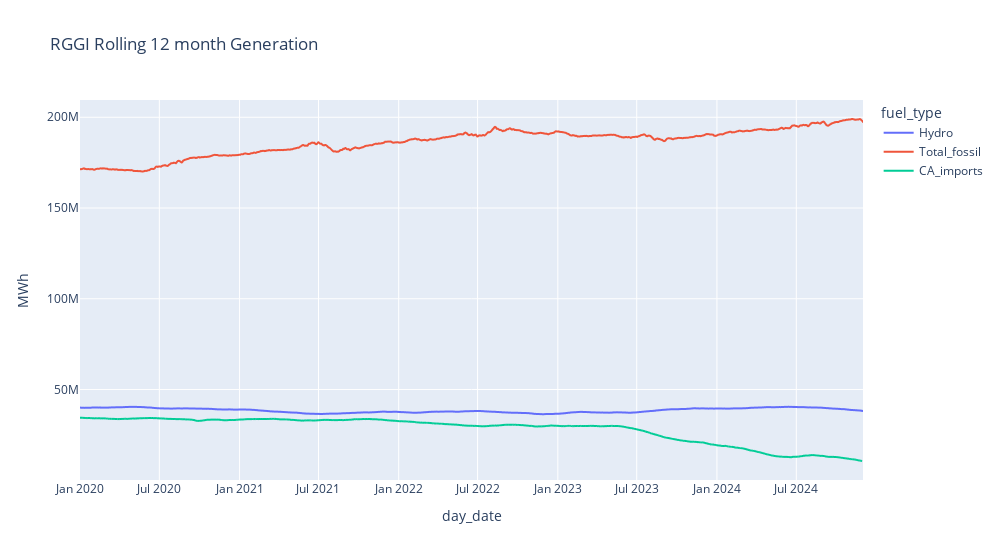

The cell this chart's notebook holds for it:
### Code cell
px.line(rggi_aggregated_df[['Hydro','Total_fossil','CA_imports']].rolling(365).sum().loc['2020':],title='RGGI Rolling 12 month Generation',
        labels={'value':'MWh'},width=1000)

### Figure 1 — Plotly figure (JSON) as saved in the notebook; plotly's stock layout.template omitted (floating-point values rounded to 4 significant figures; data arrays with more than 128 entries replaced by an {"elided": "..."} marker saying what was removed)
{"data": [{"hovertemplate": "fuel_type=Hydro<br>day_date=%{x}<br>MWh=%{y}<extra></extra>", "legendgroup": "Hydro", "line": {"color": "#636efa", "dash": "solid"}, "marker": {"symbol": "circle"}, "mode": "lines", "name": "Hydro", "showlegend": true, "type": "scattergl", "x": {"elided": "1797 str values"}, "xaxis": "x", "y": {"elided": "1797 float values"}, "yaxis": "y"}, {"hovertemplate": "fuel_type=Total_fossil<br>day_date=%{x}<br>MWh=%{y}<extra></extra>", "legendgroup": "Total_fossil", "line": {"color": "#EF553B", "dash": "solid"}, "marker": {"symbol": "circle"}, "mode": "lines", "name": "Total_fossil", "showlegend": true, "type": "scattergl", "x": {"elided": "1797 str values"}, "xaxis": "x", "y": {"elided": "1797 float values"}, "yaxis": "y"}, {"hovertemplate": "fuel_type=CA_imports<br>day_date=%{x}<br>MWh=%{y}<extra></extra>", "legendgroup": "CA_imports", "line": {"color": "#00cc96", "dash": "solid"}, "marker": {"symbol": "circle"}, "mode": "lines", "name": "CA_imports", "showlegend": true, "type": "scattergl", "x": {"elided": "1797 str values"}, "xaxis": "x", "y": {"elided": "1797 int values"}, "yaxis": "y"}], "layout": {"legend": {"title": {"text": "fuel_type"}, "tracegroupgap": 0}, "title": {"text": "RGGI Rolling 12 month Generation"}, "width": 1000, "xaxis": {"anchor": "y", "domain": [0, 1], "title": {"text": "day_date"}}, "yaxis": {"anchor": "x", "domain": [0, 1], "title": {"text": "MWh"}}}}
